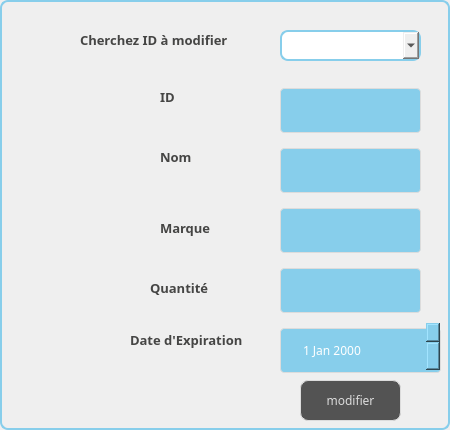
     <widget class="QWidget" name="tab_4">
      <property name="styleSheet">
       <string notr="true">border: 2px solid #87CEEB;
border-radius: 8px;
</string>
      </property>
      <attribute name="title">
       <string>Modifier Ingrédient</string>
      </attribute>
      <widget class="QPushButton" name="btnmodif">
       <property name="geometry">
        <rect>
         <x>300</x>
         <y>380</y>
         <width>101</width>
         <height>41</height>
        </rect>
       </property>
       <property name="font">
        <font>
         <family>Segoe Print</family>
        </font>
       </property>
       <property name="styleSheet">
        <string notr="true">QPushButton {
color: #dcdcdc;
background:#535353;
border: none;

border: 1px solid #DCDCDC;
border-radius: 8px;
}
QPushButton:hover {
color:#fff;
background:#87CEEB;
border: none;
}</string>
       </property>
       <property name="text">
        <string>modifier</string>
       </property>
      </widget>
      <widget class="QLineEdit" name="modif2">
       <property name="geometry">
        <rect>
         <x>280</x>
         <y>140</y>
         <width>141</width>
         <height>61</height>
        </rect>
       </property>
       <property name="styleSheet">
        <string notr="true">QLineEdit {
  width: 100%;
  padding: 12px 20px;
  margin: 8px 0;
  display: inline-block;
  border: 1px solid #dcdcdc;
  border-radius: 4px;
  box-sizing: border-box;
  background: #87CEEB;
  color: #FFFFFF;
}</string>
       </property>
      </widget>
      <widget class="QLineEdit" name="modif3">
       <property name="geometry">
        <rect>
         <x>280</x>
         <y>260</y>
         <width>141</width>
         <height>61</height>
        </rect>
       </property>
       <property name="styleSheet">
        <string notr="true">QLineEdit {
  width: 100%;
  padding: 12px 20px;
  margin: 8px 0;
  display: inline-block;
  border: 1px solid #dcdcdc;
  border-radius: 4px;
  box-sizing: border-box;
  background: #87CEEB;
  color: #FFFFFF;
}</string>
       </property>
      </widget>
      <widget class="QLabel" name="label_6">
       <property name="geometry">
        <rect>
         <x>160</x>
         <y>150</y>
         <width>47</width>
         <height>14</height>
        </rect>
       </property>
       <property name="font">
        <font>
         <family>Segoe Print</family>
         <pointsize>-1</pointsize>
         <weight>75</weight>
         <bold>true</bold>
        </font>
       </property>
       <property name="styleSheet">
        <string notr="true">background-color: transparent;
	color: #454544;
	font-weight: bold;
	font-size: 13px;
border:none;</string>
       </property>
       <property name="text">
        <string>Nom</string>
       </property>
      </widget>
      <widget class="QLabel" name="label_7">
       <property name="geometry">
        <rect>
         <x>160</x>
         <y>220</y>
         <width>61</width>
         <height>16</height>
        </rect>
       </property>
       <property name="font">
        <font>
         <family>Segoe Print</family>
         <pointsize>-1</pointsize>
         <weight>75</weight>
         <bold>true</bold>
        </font>
       </property>
       <property name="styleSheet">
        <string notr="true">background-color: transparent;
	color: #454544;
	font-weight: bold;
	font-size: 13px;
border:none;</string>
       </property>
       <property name="text">
        <string>Marque </string>
       </property>
      </widget>
      <widget class="QComboBox" name="comboBox">
       <property name="geometry">
        <rect>
         <x>280</x>
         <y>30</y>
         <width>141</width>
         <height>31</height>
        </rect>
       </property>
       <property name="styleSheet">
        <string notr="true">comboBox {
  width: 100%;
  padding: 12px 20px;
  margin: 8px 0;
  display: inline-block;
  border: 1px solid #dcdcdc;
  border-radius: 4px;
  box-sizing: border-box;
  background: #87CEEB;
  color: #FFFFFF;
}
</string>
       </property>
      </widget>
      <widget class="QLabel" name="label_8">
       <property name="geometry">
        <rect>
         <x>80</x>
         <y>30</y>
         <width>161</width>
         <height>20</height>
        </rect>
       </property>
       <property name="font">
        <font>
         <family>Segoe Print</family>
         <pointsize>-1</pointsize>
         <weight>75</weight>
         <bold>true</bold>
        </font>
       </property>
       <property name="styleSheet">
        <string notr="true">background-color: transparent;
	color: #454544;
	font-weight: bold;
	font-size: 13px;
border:none;</string>
       </property>
       <property name="text">
        <string>Cherchez ID à modifier</string>
       </property>
      </widget>
      <widget class="QDateEdit" name="modif4">
       <property name="geometry">
        <rect>
         <x>280</x>
         <y>320</y>
         <width>161</width>
         <height>61</height>
        </rect>
       </property>
       <property name="font">
        <font>
         <family>Segoe Print</family>
        </font>
       </property>
       <property name="styleSheet">
        <string notr="true">
  width: 100%;
  padding: 12px 20px;
  margin: 8px 0;
  display: inline-block;
  border: 1px solid #dcdcdc;
  border-radius: 4px;
  box-sizing: border-box;
  background: #87CEEB;
  color: #FFFFFF;

</string>
       </property>
      </widget>
      <widget class="QLineEdit" name="modif5">
       <property name="geometry">
        <rect>
         <x>280</x>
         <y>200</y>
         <width>141</width>
         <height>61</height>
        </rect>
       </property>
       <property name="styleSheet">
        <string notr="true">QLineEdit {
  width: 100%;
  padding: 12px 20px;
  margin: 8px 0;
  display: inline-block;
  border: 1px solid #dcdcdc;
  border-radius: 4px;
  box-sizing: border-box;
  background: #87CEEB;
  color: #FFFFFF;
}</string>
       </property>
      </widget>
      <widget class="QLabel" name="label_5">
       <property name="geometry">
        <rect>
         <x>150</x>
         <y>280</y>
         <width>61</width>
         <height>16</height>
        </rect>
       </property>
       <property name="font">
        <font>
         <family>Segoe Print</family>
         <pointsize>-1</pointsize>
         <weight>75</weight>
         <bold>true</bold>
        </font>
       </property>
       <property name="styleSheet">
        <string notr="true">background-color: transparent;
	color: #454544;
	font-weight: bold;
	font-size: 13px;
border:none;</string>
       </property>
       <property name="text">
        <string>Quantité</string>
       </property>
      </widget>
      <widget class="QLabel" name="label_30">
       <property name="geometry">
        <rect>
         <x>130</x>
         <y>330</y>
         <width>131</width>
         <height>20</height>
        </rect>
       </property>
       <property name="font">
        <font>
         <family>Segoe Print</family>
         <pointsize>-1</pointsize>
         <weight>75</weight>
         <bold>true</bold>
        </font>
       </property>
       <property name="styleSheet">
        <string notr="true">background-color: transparent;
	color: #454544;
	font-weight: bold;
	font-size: 13px;
border:none;</string>
       </property>
       <property name="text">
        <string>Date d'Expiration</string>
       </property>
      </widget>
      <widget class="QLineEdit" name="modif1">
       <property name="geometry">
        <rect>
         <x>280</x>
         <y>80</y>
         <width>141</width>
         <height>61</height>
        </rect>
       </property>
       <property name="styleSheet">
        <string notr="true">QLineEdit {
  width: 100%;
  padding: 12px 20px;
  margin: 8px 0;
  display: inline-block;
  border: 1px solid #dcdcdc;
  border-radius: 4px;
  box-sizing: border-box;
  background: #87CEEB;
  color: #FFFFFF;
}</string>
       </property>
      </widget>
      <widget class="QLabel" name="label_31">
       <property name="geometry">
        <rect>
         <x>160</x>
         <y>90</y>
         <width>47</width>
         <height>14</height>
        </rect>
       </property>
       <property name="font">
        <font>
         <family>Segoe Print</family>
         <pointsize>-1</pointsize>
         <weight>75</weight>
         <bold>true</bold>
        </font>
       </property>
       <property name="styleSheet">
        <string notr="true">background-color: transparent;
	color: #454544;
	font-weight: bold;
	font-size: 13px;
border:none;</string>
       </property>
       <property name="text">
        <string>ID</string>
       </property>
      </widget>
     </widget>
